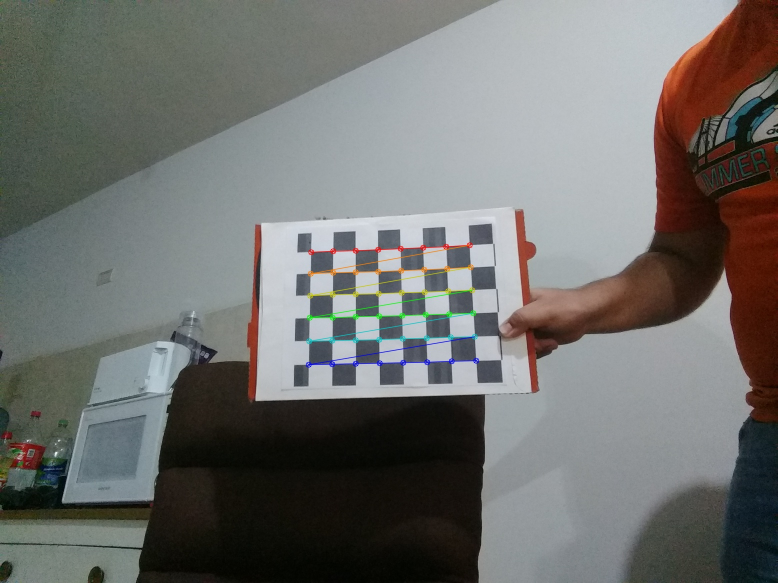
#> input picture Practica10/evidencia1.jpg, 1555 x 1166 px (shown at 1/2 size); its folder holds 4 pictures in this run
$ python cameraCalibration.py
#> lines starting #> are read from the running program, lines starting #| are printed output that depends on the picture
# -*- coding: utf-8 -*-
"""
Created on Sun May  6 20:48:47 2018

@author: Alberto Herrera, Jesús Ramírez y Kassandra Ibarra
"""

import numpy as np
import cv2
import glob

def GetPoints(images):
    # termination criteria
    criteria = (cv2.TERM_CRITERIA_EPS + cv2.TERM_CRITERIA_MAX_ITER, 30, 0.001)

    # prepare object points, like (0,0,0), (1,0,0), (2,0,0) ....,(6,5,0)
    objp = np.zeros((6*8,3), np.float32)
    objp[:,:2] = np.mgrid[0:8,0:6].T.reshape(-1,2)

    # Arrays to store object points and image points from all the images.
    objpoints = [] # 3d point in real world space
    imgpoints = [] # 2d points in image plane.
    i = 0
    j = 0
    for fname in images:
        img = cv2.imread(fname)
#> img is the input picture: shape (1166, 1555, 3); mean B, G, R 109.5, 112.1, 111.6
        img = cv2.resize(img, None, fx=0.6, fy=0.6)
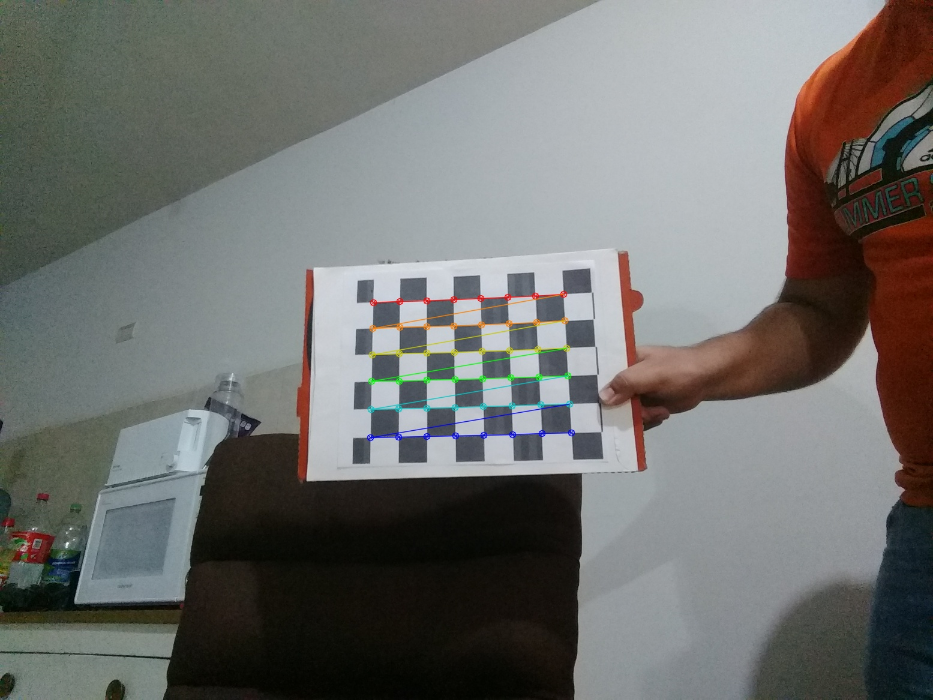
#> img: shape (700, 933, 3); mean B, G, R 109.4, 111.9, 111.5
        gray = cv2.cvtColor(img,cv2.COLOR_BGR2GRAY)
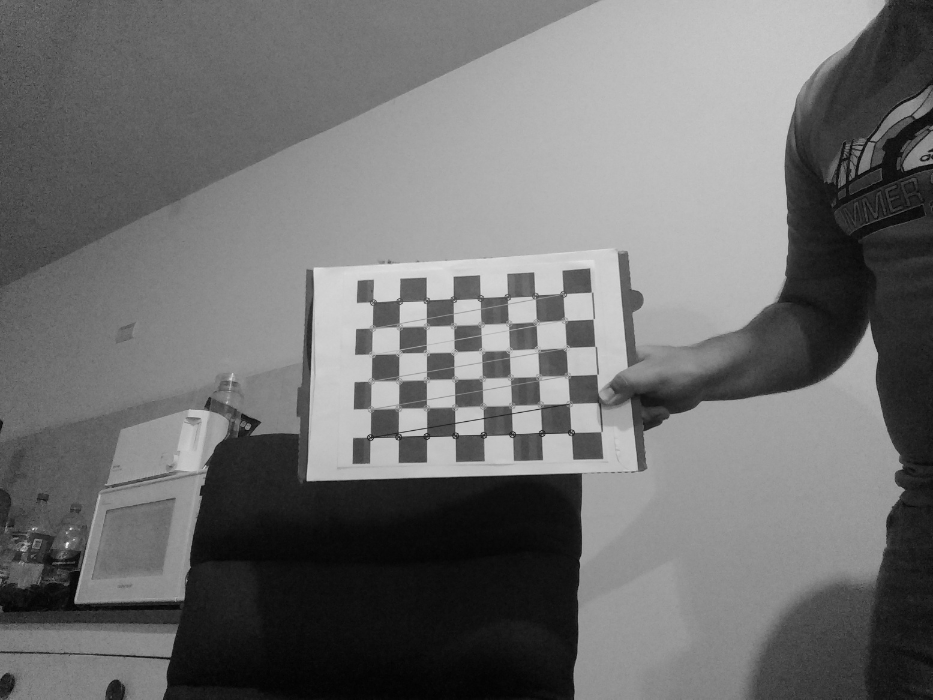
#> gray: shape (700, 933); min 1, max 251, mean 111.5
        i=i+1
        print(fname)
        # Find the chess board corners
        ret, corners = cv2.findChessboardCorners(gray, (8,6),None)
#> ret = False; corners = None

        # If found, add object points, image points (after refining them)
        if ret == True:
            j=j+1
            print(fname+" Impreso")
            objpoints.append(objp)

            corners2 = cv2.cornerSubPix(gray,corners,(11,11),(-1,-1),criteria)
            imgpoints.append(corners2)

            # Draw and display the corners
            img = cv2.drawChessboardCorners(img, (8,6), corners2,ret)
            cv2.imwrite('evidencia'+str(j)+'.jpg', img)
#> pass 2 of the loop in GetPoints, `for fname in images:`:
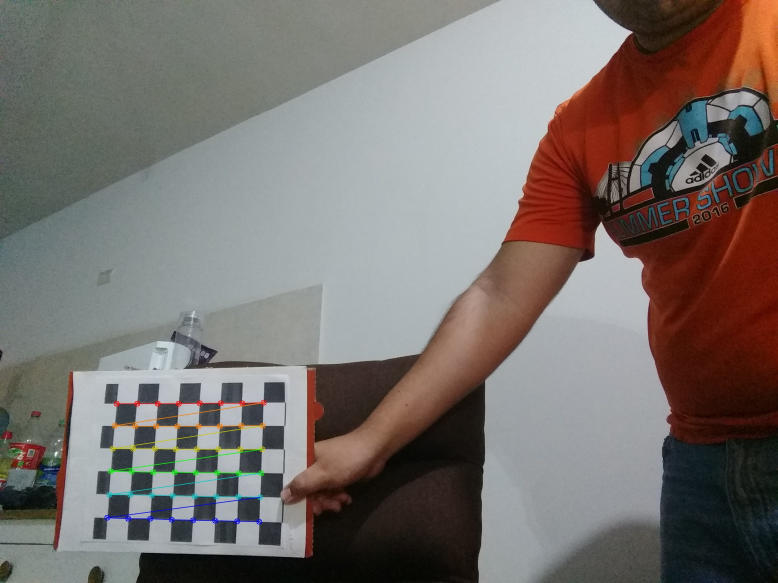
#> input picture Practica10/evidencia10.jpg, 1555 x 1166 px (shown at 1/2 size)
#> in GetPoints, img is the input picture: shape (1166, 1555, 3); mean B, G, R 109.3, 113.1, 120.1
#> ret = True; corners = 48 rows, first 8: [140, 484], [164, 484.1], [189, 484], [214, 484], [240, 483.5], [264.5, 483], [290, 483], [316, 483]
#> corners2 = 48 rows, first 8: [139.7, 483.6], [164.1, 484], [189, 484.1], [213.9, 484], [239.6, 484.4], [264.2, 484.2], [290.3, 483.5], [315.7, 482.9]
#> in GetPoints, `img = cv2.drawChessboardCorners(img, (8,6), corners2,ret)`:
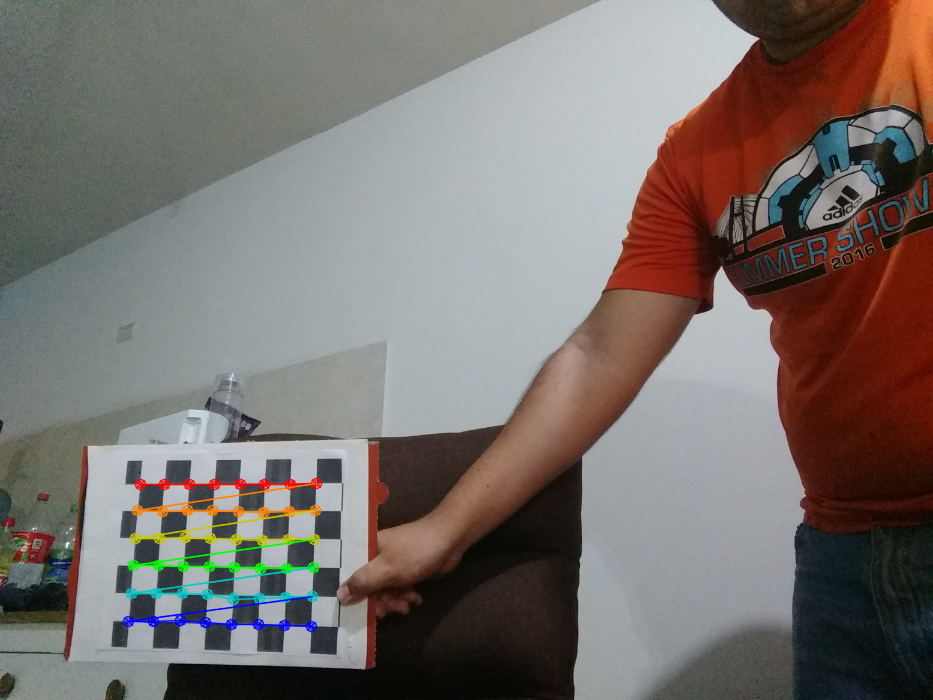
#> img: shape (700, 933, 3); mean B, G, R 108.9, 113, 120
#> pass 3 of the loop in GetPoints, `for fname in images:`:
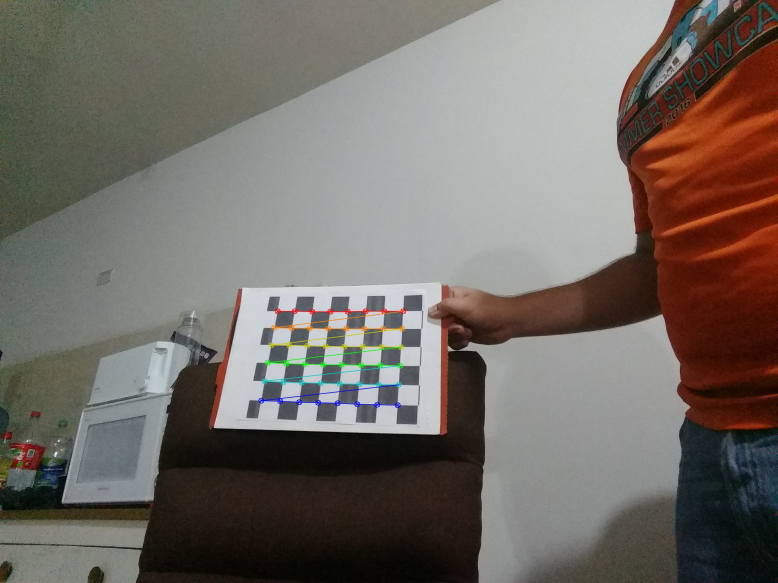
#> input picture Practica10/evidencia11.jpg, 1555 x 1166 px (shown at 1/2 size)
#> in GetPoints, img is the input picture: shape (1166, 1555, 3); mean B, G, R 101.7, 107.9, 114.2
#> in GetPoints, `gray = cv2.cvtColor(img,cv2.COLOR_BGR2GRAY)`:
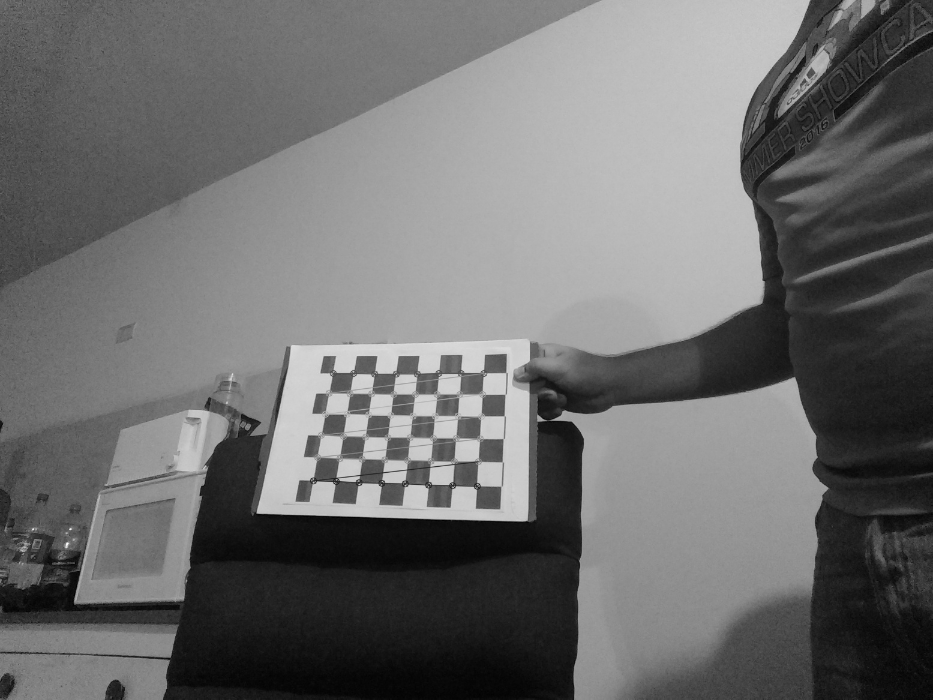
#> gray: shape (700, 933); min 0, max 252, mean 109
#> corners = 48 rows, first 8: [332, 372], [354, 373.5], [375, 373], [395.4, 372.8], [417.5, 373], [439.5, 373.5], [460.5, 373], [483.5, 372.5]
#> corners2 = 48 rows, first 8: [327.8, 371.5], [353.3, 372.8], [374.3, 373.9], [395.5, 374.2], [417.1, 374.3], [438.5, 373.3], [461.1, 373], [483.4, 372.6]
#> the loop made 4 passes; the first 3 are shown
            #cv2.namedWindow('img', cv2.WINDOW_AUTOSIZE)
            #cv2.imshow('img',img)
            #cv2.waitKey(100)
    print("Se encontro el tablero en "+str(j)+" de "+str(i)+" imagenes")
    ret, mtx, dist, rvecs, tvecs = cv2.calibrateCamera(objpoints, imgpoints, gray.shape[::-1],None,None)
    return objpoints, imgpoints, ret, mtx, dist, rvecs, tvecs

def undistort(image, mtx, dist, no):
#> called with image = 'evidencia1.jpg', mtx = array of shape (3, 3), dist = array of shape (1, 5), no = 1
    img = cv2.imread(image)
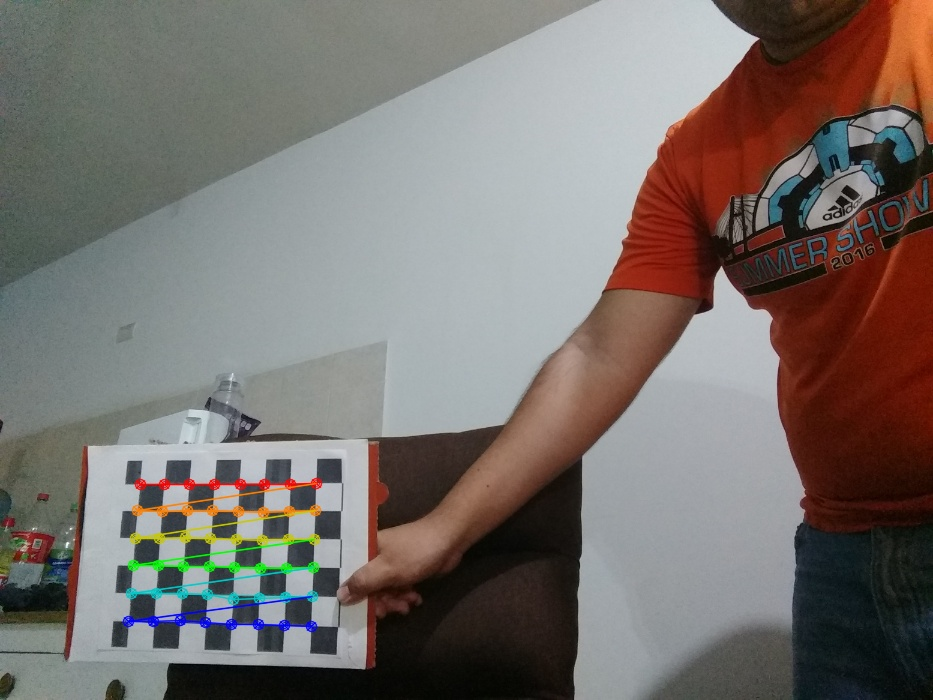
#> img: shape (700, 933, 3); mean B, G, R 108.9, 113, 120
    img = cv2.resize(img, None, fx=0.6, fy=0.6)
#> img: shape (420, 560, 3)
    h,  w = img.shape[:2]
#> h = 420; w = 560
    newcameramtx, roi=cv2.getOptimalNewCameraMatrix(mtx,dist,(w,h),1,(w,h))
    # undistort
    dst = cv2.undistort(img, mtx, dist, None, newcameramtx)
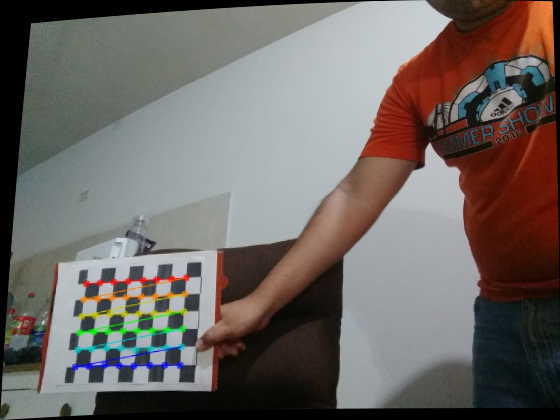
#> dst: shape (420, 560, 3); mean B, G, R 99.9, 103.6, 110.2

    # crop the image
    x,y,w,h = roi
    dst = dst[y:y+h, x:x+w]
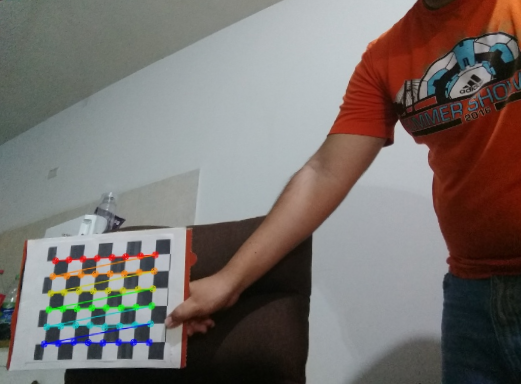
#> dst: shape (384, 521, 3); mean B, G, R 108.9, 112.4, 119.5
    cv2.imwrite('calibresult '+str(no)+'.png',dst)
    return None

def Merror(objpoints, imgpoints, rvecs, tvecs, mtx, dist):
    tot_error = 0
    for i in range(len(objpoints)):
        imgpoints2, _ = cv2.projectPoints(objpoints[i], rvecs[i], tvecs[i], mtx, dist)
        error = cv2.norm(imgpoints[i],imgpoints2, cv2.NORM_L2)/len(imgpoints2)
        tot_error += error
    mean_error=tot_error/len(objpoints)
    print ("total error: ", mean_error)
    return None

def pipeline():
    images = glob.glob('*.jpg')
    objpoints , imgpoints , ret, mtx, dist, rvecs, tvecs= GetPoints(images)
    cont=0
    for fname in images:
        cont=cont+1
        undistort(fname, mtx, dist, cont)
#> pass 2 of the loop in pipeline, `for fname in images:`:
#> in undistort (call 2), `dst = dst[y:y+h, x:x+w]`:
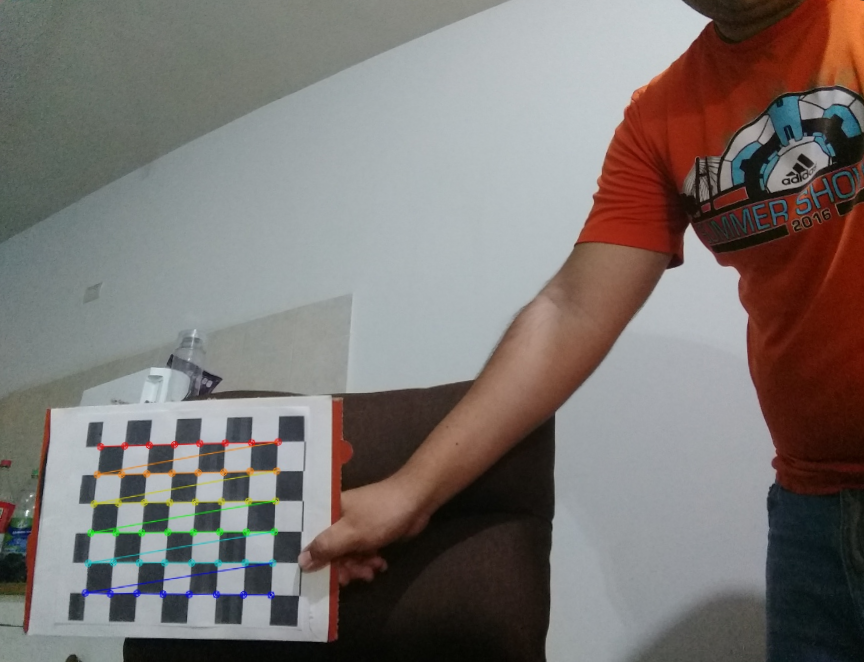
#> dst: shape (662, 864, 3); mean B, G, R 113.4, 116.6, 122.9
#> pass 3 of the loop in pipeline, `for fname in images:`:
#> in undistort (call 3), `dst = dst[y:y+h, x:x+w]`:
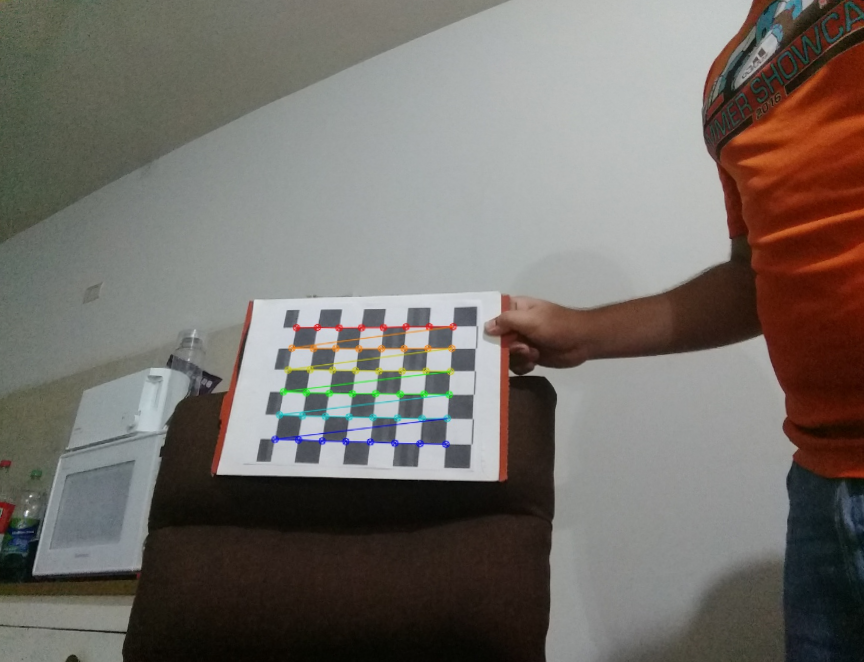
#> dst: shape (662, 864, 3); mean B, G, R 104.7, 110.1, 115.5
#> the loop made 4 passes; the first 3 are shown
    Merror(objpoints, imgpoints, rvecs, tvecs, mtx, dist)
#> in Merror, `tot_error = 0`: tot_error = 0
    return None

pipeline()
cv2.destroyAllWindows()
